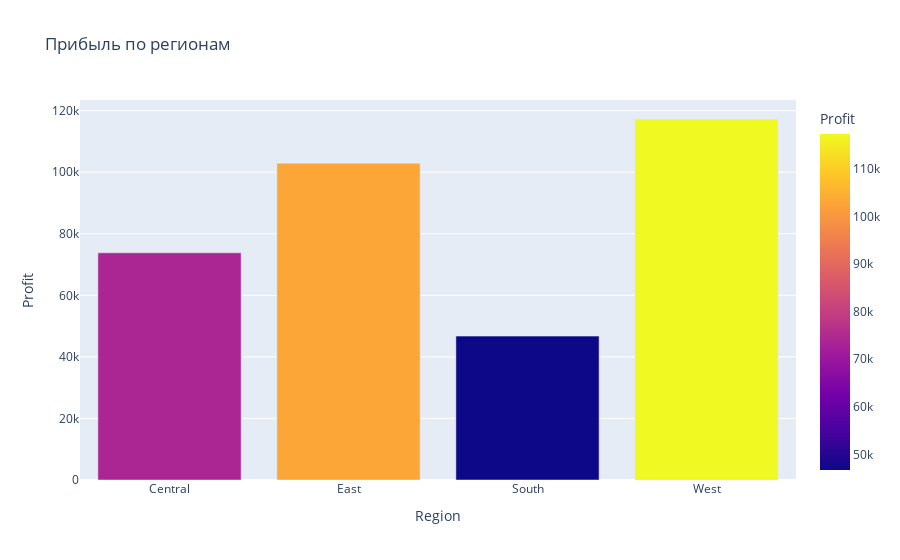

Source (notebook cell):
### Code cell
# 6. Прибыль по регионам
fig = px.bar(df.groupby('Region')['Profit'].sum().reset_index(), x='Region', y='Profit', title='Прибыль по регионам', color='Profit')
fig.show()

### Figure 1 — Plotly figure (JSON) as saved in the notebook; plotly's stock layout.template omitted (floating-point values rounded to 4 significant figures)
{"data": [{"hovertemplate": "Region=%{x}<br>Profit=%{marker.color}<extra></extra>", "legendgroup": "", "marker": {"color": [73810.0, 102900.0, 46750.0, 117300.0], "coloraxis": "coloraxis", "pattern": {"shape": ""}}, "name": "", "orientation": "v", "showlegend": false, "textposition": "auto", "type": "bar", "x": ["Central", "East", "South", "West"], "xaxis": "x", "y": [73810.0, 102900.0, 46750.0, 117300.0], "yaxis": "y"}], "layout": {"barmode": "relative", "coloraxis": {"colorbar": {"title": {"text": "Profit"}}, "colorscale": [[0, "#0d0887"], [0.1111, "#46039f"], [0.2222, "#7201a8"], [0.3333, "#9c179e"], [0.4444, "#bd3786"], [0.5556, "#d8576b"], [0.6667, "#ed7953"], [0.7778, "#fb9f3a"], [0.8889, "#fdca26"], [1, "#f0f921"]]}, "legend": {"tracegroupgap": 0}, "title": {"text": "Прибыль по регионам"}, "xaxis": {"anchor": "y", "domain": [0, 1], "title": {"text": "Region"}}, "yaxis": {"anchor": "x", "domain": [0, 1], "title": {"text": "Profit"}}}}
